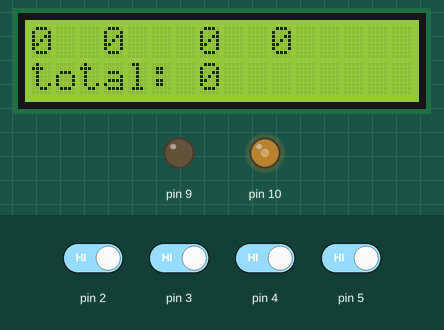
A sketch run on a simulated Arduino Uno, built with avr-gcc and run on an emulated ATmega328P. Shown: 16×2 character LCD, output pins drawn as LEDs (lit = HIGH). The inputs (shaded band) are chosen by the test bench; at power-on: pin 2–5 HIGH. What the sketch prints to the serial monitor is not drawn.

Above: at 1.2 s.
1.3 s: pin 2 driven LOW
At 2.0 s:
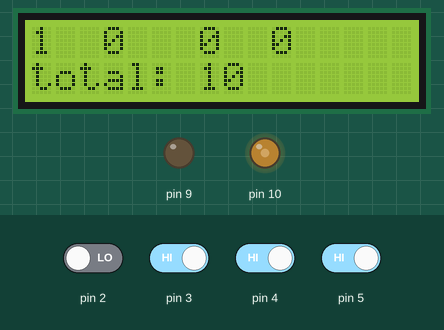
2.8 s: pin 3 driven LOW
At 4.0 s:
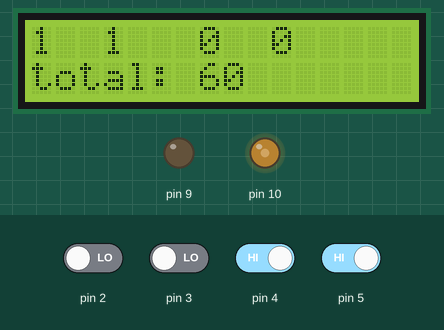
4.3 s: pin 4 driven LOW
At 5.0 s:
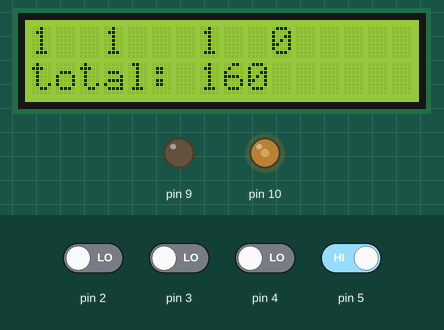
5.8 s: pin 5 driven LOW
At 6.3 s:
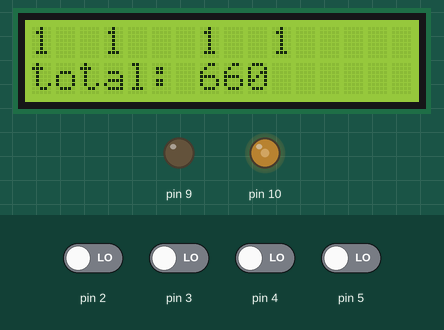
Timing chart, 0 to 8.3 s (numbered marks = the images above; inputs shaded):
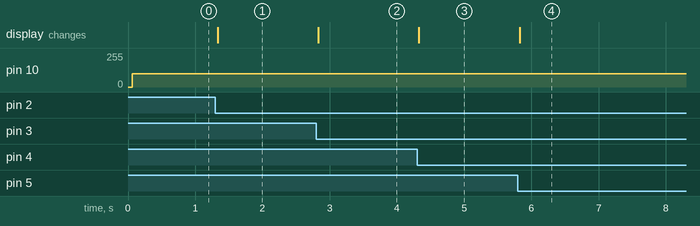

Measured:
- after the input at 1.3 s, the display: changes at once (image 1)
- after the input at 2.8 s, the display: changes at once (image 2)
- after the input at 4.3 s, the display: changes at once (image 3)
- after the input at 5.8 s, the display: changes at once (image 4)

The sketch:

02_Coin_Sorter.ino
```cpp
#include <Wire.h>
#include <LiquidCrystal_I2C.h>

LiquidCrystal_I2C lcd(0x3F, 16, 2);

int ten = 0;
int fifty = 0;
int hundred = 0;
int fivehundred = 0;

int beforeReadTen = 1;
int beforeReadFifty = 1;
int beforeReadHundred = 1;
int beforeReadFivehundred = 1;


void setup() {

  lcd.begin();
  lcd.backlight();

  pinMode(2, INPUT);
  pinMode(3, INPUT);
  pinMode(4, INPUT);
  pinMode(5, INPUT);

  pinMode(9, OUTPUT);
  pinMode(10, OUTPUT);
  Serial.begin(9600);
}

void loop() {
  analogWrite(10, 100);
  digitalWrite(9, LOW);
  //10원
  if (digitalRead(2) == 0 && beforeReadTen == 1) {
    Serial.println("10원이 추가됨");
    ten += 1;
    beforeReadTen = 0;
  } else if (digitalRead(2) == 1) {
    beforeReadTen = 1;
  }
  //50원
  if (digitalRead(3) == 0 && beforeReadFifty == 1) {
    Serial.println("50원이 추가됨");
    fifty += 1;
    beforeReadFifty = 0;
  } else if (digitalRead(3) == 1) {
    beforeReadFifty = 1;
  }
  //100원
  if (digitalRead(4) == 0 && beforeReadHundred == 1) {
    Serial.println("100원이 추가됨");
    hundred += 1;
    beforeReadHundred = 0;
  } else if (digitalRead(4) == 1) {
    beforeReadHundred = 1;
  }
  //500원
  if (digitalRead(5) == 0 && beforeReadFivehundred == 1) {
    Serial.println("500원이 추가됨");
    fivehundred += 1;
    beforeReadFivehundred = 0;
  } else if (digitalRead(5) == 1) {
    beforeReadFivehundred = 1;
  }
  lcd.home();
  lcd.setCursor(0, 0);
  lcd.print(ten);
  lcd.setCursor(3, 0);
  lcd.print(fifty);
  lcd.setCursor(7, 0);
  lcd.print(hundred);
  lcd.setCursor(10, 0);
  lcd.print(fivehundred);

  lcd.setCursor(0, 1);
  lcd.print("total: ");
  int sum = ten * 10 + fifty * 50 + hundred * 100 + fivehundred * 500;
  lcd.print(sum);

}
```
